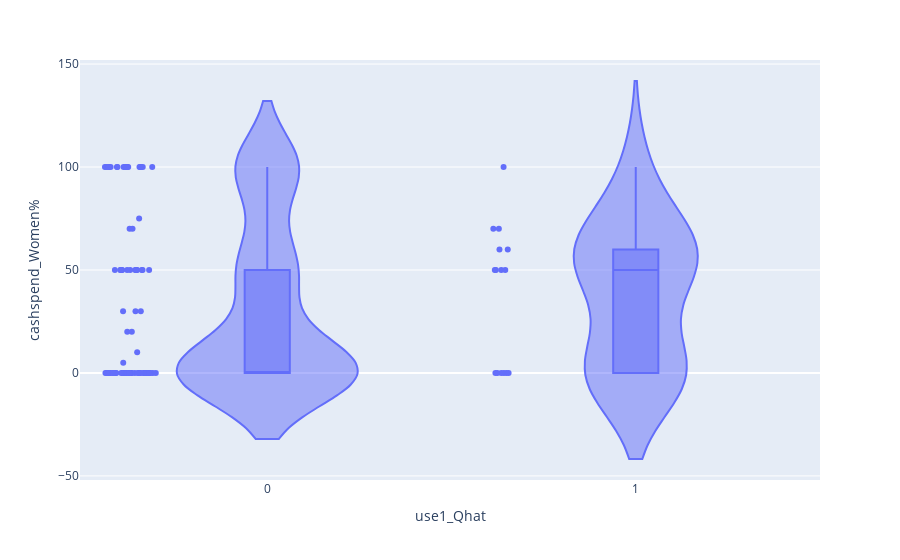

Notebook source saved alongside this figure:
### Code cell
fig = px.violin(df, y='cashspend_Women%', x='use1_Qhat', box=True, points="all",
          hover_data=df.columns)
fig.show()

### Figure 1 — Plotly figure (JSON) as saved in the notebook; plotly's stock layout.template omitted (floating-point values rounded to 4 significant figures; data arrays with more than 128 entries replaced by an {"elided": "..."} marker saying what was removed)
{"data": [{"alignmentgroup": "True", "box": {"visible": true}, "customdata": {"elided": "103x102 float values"}, "hovertemplate": "use1_Qhat=%{x}<br>cashspend_Women%=%{y}<br>gender resp=%{customdata[0]}<br>age=%{customdata[1]}<br>Head_Household=%{customdata[2]}<br>adults_num=%{customdata[3]}<br>children_num=%{customdata[4]}<br>children1_num=%{customdata[5]}<br>totalhhcompo=%{customdata[6]}<br>leave=%{customdata[7]}<br>cfw_worker_num=%{customdata[8]}<br>cashspend_num=%{customdata[9]}<br>why_selected=%{customdata[10]}<br>fairselection=%{customdata[11]}<br>level_effort=%{customdata[12]}<br>gender_supervisor=%{customdata[13]}<br>salary_corect=%{customdata[14]}<br>salary_decided=%{customdata[15]}<br>usage1=%{customdata[16]}<br>usage2=%{customdata[17]}<br>usage3=%{customdata[18]}<br>usage4=%{customdata[19]}<br>usage5=%{customdata[20]}<br>usage6=%{customdata[21]}<br>usage7=%{customdata[22]}<br>usage8=%{customdata[23]}<br>usage9=%{customdata[24]}<br>usage10=%{customdata[25]}<br>usage11=%{customdata[26]}<br>usage12=%{customdata[27]}<br>usage13=%{customdata[28]}<br>usage14=%{customdata[29]}<br>usage15=%{customdata[30]}<br>usage16=%{customdata[31]}<br>usage17=%{customdata[32]}<br>usage18=%{customdata[33]}<br>usage19=%{customdata[34]}<br>usage20=%{customdata[35]}<br>usage21=%{customdata[36]}<br>usage22=%{customdata[37]}<br>usage23=%{customdata[38]}<br>usage24=%{customdata[39]}<br>usage25=%{customdata[40]}<br>usage26=%{customdata[41]}<br>project_lasted=%{customdata[42]}<br>effect_lasted=%{customdata[43]}<br>increased_exp Wheat flour=%{customdata[44]}<br>increased_exp Sugar=%{customdata[45]}<br>increased_exp Veg Oil=%{customdata[46]}<br>increased_exp Milk=%{customdata[47]}<br>increased_exp Rice=%{customdata[48]}<br>increased_exp Meat=%{customdata[49]}<br>increased_exp Fish=%{customdata[50]}<br>increased_exp Fruits=%{customdata[51]}<br>increased_exp Water=%{customdata[52]}<br>increased_exp Health=%{customdata[53]}<br>increased_exp Clothes=%{customdata[54]}<br>increased_exp Qhat=%{customdata[55]}<br>increased_exp Education=%{customdata[56]}<br>increased_exp Not form above=%{customdata[57]}<br>diffcult_months January=%{customdata[58]}<br>diffcult_months February=%{customdata[59]}<br>diffcult_months March=%{customdata[60]}<br>diffcult_months April=%{customdata[61]}<br>diffcult_months May=%{customdata[62]}<br>diffcult_months June=%{customdata[63]}<br>diffcult_months July=%{customdata[64]}<br>diffcult_months August=%{customdata[65]}<br>diffcult_months September=%{customdata[66]}<br>diffcult_months October=%{customdata[67]}<br>diffcult_months November=%{customdata[68]}<br>diffcult_months December=%{customdata[69]}<br>investment=%{customdata[70]}<br>ablegenerate_income=%{customdata[71]}<br>amt=%{customdata[72]}<br>more_work=%{customdata[73]}<br>male%=%{customdata[74]}<br>age_mean=%{customdata[75]}<br>age_median=%{customdata[76]}<br>educ_highest=%{customdata[77]}<br>educ_median=%{customdata[78]}<br>contrib%=%{customdata[79]}<br>contrib_tot=%{customdata[80]}<br>femalecontrib%=%{customdata[81]}<br>age HHH=%{customdata[82]}<br>gender HHH=%{customdata[83]}<br>cfw_worker_HH%=%{customdata[84]}<br>cfw_worker_women%=%{customdata[85]}<br>cfw_worker_age_mean=%{customdata[86]}<br>cashspend_HH_member_%=%{customdata[87]}<br>cashspend_age_ponderated=%{customdata[88]}<br>Total_CFW_earned_USD=%{customdata[89]}<br>Total_CFW_earned_per_familymember=%{customdata[90]}<br>use1_Not form above=%{customdata[91]}<br>use1_Rice=%{customdata[92]}<br>use1_Wheat flour=%{customdata[93]}<br>Village_clean_Al-Samoud neighborhood alone, the martyr Badr=%{customdata[94]}<br>Village_clean_Aljamie=%{customdata[95]}<br>Village_clean_Alqatie=%{customdata[96]}<br>Village_clean_Anma'=%{customdata[97]}<br>Village_clean_Bayt bus=%{customdata[98]}<br>Village_clean_Hadah=%{customdata[99]}<br>Village_clean_Hayu aleumaal=%{customdata[100]}<br>Village_clean_Sanea' alqadimuh=%{customdata[101]}<extra></extra>", "legendgroup": "", "marker": {"color": "#636efa"}, "name": "", "offsetgroup": "", "orientation": "v", "points": "all", "scalegroup": "True", "showlegend": false, "type": "violin", "x": [0, 0, 0, 0, 0, 0, 0, 0, 0, 0, 0, 0, 0, 0, 0, 0, 0, 1, 0, 0, 0, 0, 0, 1, 0, 0, 1, 1, 0, 0, 0, 0, 0, 0, 0, 0, 0, 0, 0, 0, 0, 0, 0, 0, 0, 0, 0, 0, 1, 0, 0, 0, 0, 0, 0, 0, 0, 0, 1, 0, 0, 0, 1, 0, 0, 0, 0, 0, 0, 0, 1, 0, 0, 0, 0, 0, 0, 1, 0, 0, 0, 0, 0, 0, 1, 0, 0, 0, 0, 0, 1, 0, 0, 0, 0, 1, 1, 1, 1, 0, 0, 0, 0], "x0": " ", "xaxis": "x", "y": [50, 0, 0, 50, 0, 0, 0, 0, 0, 0, 50, 5, 50, 0, 0, 0, 0, 0, 0, 0, 0, 50, 0, 50, 50, 100, 50, 50, 0, 100, 100, 100, 50, 50, 100, 30, 100, 20, 100, 0, 0, 0, 0, 0, 70, 50, 0, 0, 50, 0, 20, 30, 10, 0, 0, 0, 50, 0, 0, 0, 0, 0, 0, 0, 75, 50, 100, 100, 100, 100, 100, 0, 0, 50, 100, 0, 30, 0, 0, 0, 0, 0, 0, 0, 0, 100, 100, 100, 0, 0, 0, 0, 100, 50, 100, 70, 70, 60, 60, 70, 50, 0, 0], "y0": " ", "yaxis": "y"}], "layout": {"legend": {"tracegroupgap": 0}, "margin": {"t": 60}, "violinmode": "group", "xaxis": {"anchor": "y", "domain": [0, 1], "title": {"text": "use1_Qhat"}}, "yaxis": {"anchor": "x", "domain": [0, 1], "title": {"text": "cashspend_Women%"}}}}
